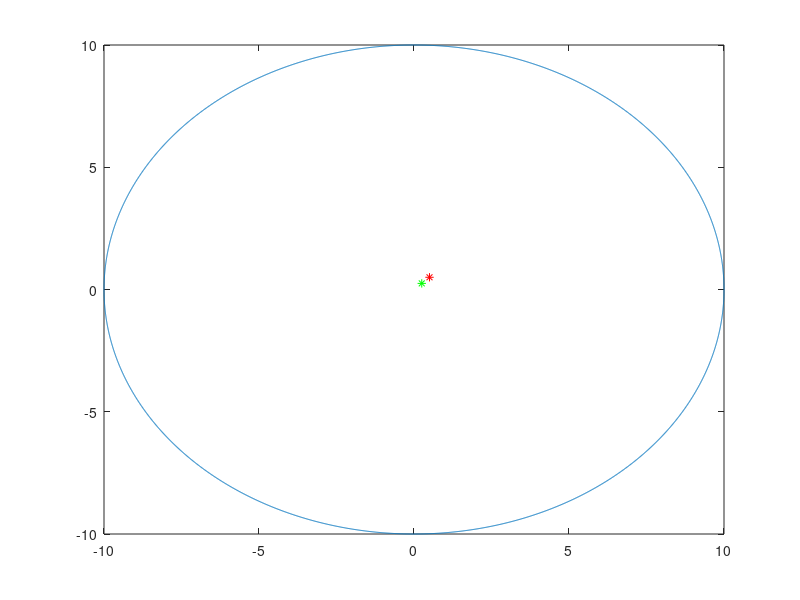

This figure's MATLAB source: (Note: this script raises an error after producing the figure.)



% This script generates simulated radar data for a circular SAR data
% collection, given a single point target. It then computes and plots the
% SAR image generated using the polar format algorithm (PFA). Finally, it
% overlays on the PFA image colored circles whos locii converge
% on the true target location, and colored lines representing the
% far-field approximation whos locii converge on the (warped)
% target signature position in the PFA image.
c = 299792458; % speed of light (m/s)
% Define sensor parameters here
sensor.BW = 8e8;
% Bandwidth (Hz)
sensor.Fc = 10e9;
% Center freq (Hz)
sensor.int_angle = 360;
% Integration Angle (degrees)

sensor.cent_angle = 0;
% Center Angle (degrees)
sensor.elev = 0;
% Elevation Angle (degrees)

sensor.R0 = 10;

% Range to sensor (m) from aimpoint at scene center
data.K = 2048;
% Number of frequency samples
data.Np = 4096;
% Number of pulses
% calculate max diameter Dmax of scene to avoid quadratic phase error
lambda = c/sensor.Fc; % wavelength
dTheta = (pi/180)*sensor.int_angle; % integration angle (radians)
Dmax =(lambda/dTheta)*sqrt(2*sensor.R0/lambda);
% position of point target
xt = .25; % greater than max allowable diameter
yt = .25;
% xt = -0.1+(Dmax/2)/sqrt(2); % easily within max allowable diameter
% yt = (Dmax/2)/sqrt(2);
zt = 0;
targPos = [xt yt zt; xt*2, yt*2, zt];
amp = [1 1]; % unit reflectance amplitude
N_targets = size(targPos,1); % number of point targets
% Calculate the frequency vector (Hz)
data.freq = linspace(sensor.Fc-sensor.BW/2,sensor.Fc+sensor.BW/2,data.K)';
% Calculate the azimuth angle of the sensor at each pulse
sensor.azim = linspace(sensor.cent_angle-sensor.int_angle/2, ...
sensor.cent_angle+sensor.int_angle/2,data.Np);
% Calculate the x,y,z position of the sensor at each pulse
[data.AntX,data.AntY,data.AntZ] = sph2cart(sensor.azim*pi/180,...
ones(1,data.Np)*sensor.elev*pi/180,ones(1,data.Np)*sensor.R0);
% Loop through each pulse to calculate the phase history data from the
% point target
figure(1)
plot(data.AntX, data.AntY);
hold on 
plot(targPos(1,1), targPos(1,2), '*g');
hold on
plot(targPos(2,1), targPos(2,2), '*r');
hold off

pause(0.1)
h = waitbar(0,'Calculate data from point targets...');
data.phdata = zeros(data.K,data.Np);
for ii = 1:length(sensor.azim)
waitbar(ii/length(sensor.azim),h)
% Initialize the vector which contains the phase history for this pulse
freqdata = zeros(data.K,1);
% Loop through each target
for kk = 1:N_targets
% Calculate the differential range to the target (m)
dR = sqrt((data.AntX(ii)-targPos(kk,1))^2+...
(data.AntY(ii)-targPos(kk,2))^2+...
(data.AntZ(ii)-targPos(kk,3))^2) - sensor.R0;
% Update the phase history for this pulse

freqdata = freqdata + amp(kk) * exp(-j*4*pi*dR/c*data.freq);
end
% Put the phase history into the data structure
data.phdata(:,ii) = freqdata;
end
close(h), pause(0.1)
% taper the data in frequency and pulse before reconstruction into an image
[Nr,Nc] = size(data.phdata);
winn = tukeywin(Nr,0.1)*tukeywin(Nc,0.1)';
data.phdata = winn.*data.phdata;
clear winn
% Calculate R0 for each pulse (m)
data.R0 = sensor.R0 * ones(size(data.AntX));
% Calculate the frequency step size (Hz)
data.deltaF = diff(data.freq(1:2));
% Calculate the minimum frequency (Hz)
data.minF = data.freq(1) * ones(size(data.AntX));
% SAR image formation using Polar Format Algorithm (PFA)
data = polarFormatAlgorithm(data);
% Display the SAR iamge
figure(2)
imagesc(data.xaxis,data.yaxis,20*log10(abs(data.im_final_PFA)./...
max(max(abs(data.im_final_PFA)))))
caxis([-30 0])
axis xy
title('PFA Image');
xlabel('x (m)');
ylabel('y (m)');
colorbar
set(gcf,'color','w')
% Overlay colored lines and circles that provide a graphical
% representation of far-field approximation that can be used to predict the
% warping and defocussing of a SAR image computed using PFA
%graphicalDemoFarFieldPfa(data.AntX,data.AntY,data.AntZ,xt,yt,zt);